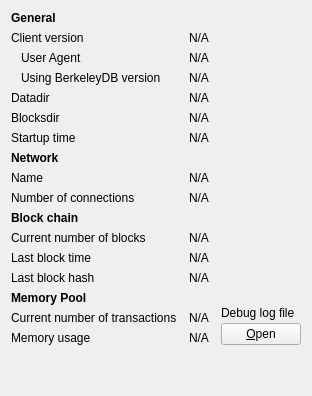
     <widget class="QWidget" name="tab_info">
      <attribute name="title">
       <string>&amp;Information</string>
      </attribute>
      <layout class="QGridLayout" name="gridLayout" columnstretch="0,1,0">
       <property name="horizontalSpacing">
        <number>12</number>
       </property>
       <item row="0" column="0">
        <widget class="QLabel" name="label_9">
         <property name="font">
          <font>
           <weight>75</weight>
           <bold>true</bold>
          </font>
         </property>
         <property name="text">
          <string>General</string>
         </property>
        </widget>
       </item>
       <item row="1" column="0">
        <widget class="QLabel" name="label_6">
         <property name="text">
          <string>Client version</string>
         </property>
        </widget>
       </item>
       <item row="1" column="1" colspan="2">
        <widget class="QLabel" name="clientVersion">
         <property name="cursor">
          <cursorShape>IBeamCursor</cursorShape>
         </property>
         <property name="text">
          <string>N/A</string>
         </property>
         <property name="textFormat">
          <enum>Qt::PlainText</enum>
         </property>
         <property name="textInteractionFlags">
          <set>Qt::LinksAccessibleByMouse|Qt::TextSelectableByKeyboard|Qt::TextSelectableByMouse</set>
         </property>
        </widget>
       </item>
       <item row="2" column="0">
        <widget class="QLabel" name="labelClientUserAgent">
         <property name="text">
          <string>User Agent</string>
         </property>
         <property name="indent">
          <number>10</number>
         </property>
        </widget>
       </item>
       <item row="2" column="1" colspan="2">
        <widget class="QLabel" name="clientUserAgent">
         <property name="cursor">
          <cursorShape>IBeamCursor</cursorShape>
         </property>
         <property name="text">
          <string>N/A</string>
         </property>
         <property name="textFormat">
          <enum>Qt::PlainText</enum>
         </property>
         <property name="textInteractionFlags">
          <set>Qt::LinksAccessibleByMouse|Qt::TextSelectableByKeyboard|Qt::TextSelectableByMouse</set>
         </property>
        </widget>
       </item>
       <item row="3" column="0">
        <widget class="QLabel" name="label_berkeleyDBVersion">
         <property name="text">
          <string>Using BerkeleyDB version</string>
         </property>
         <property name="indent">
          <number>10</number>
         </property>
        </widget>
       </item>
       <item row="3" column="1" colspan="2">
        <widget class="QLabel" name="berkeleyDBVersion">
         <property name="cursor">
          <cursorShape>IBeamCursor</cursorShape>
         </property>
         <property name="text">
          <string>N/A</string>
         </property>
         <property name="textFormat">
          <enum>Qt::PlainText</enum>
         </property>
         <property name="textInteractionFlags">
          <set>Qt::LinksAccessibleByMouse|Qt::TextSelectableByKeyboard|Qt::TextSelectableByMouse</set>
         </property>
        </widget>
       </item>
       <item row="4" column="0">
        <widget class="QLabel" name="label_12">
         <property name="text">
          <string>Datadir</string>
         </property>
        </widget>
       </item>
       <item row="4" column="1" colspan="2">
        <widget class="QLabel" name="dataDir">
         <property name="cursor">
          <cursorShape>IBeamCursor</cursorShape>
         </property>
         <property name="toolTip">
          <string>To specify a non-default location of the data directory use the '%1' option.</string>
         </property>
         <property name="text">
          <string>N/A</string>
         </property>
         <property name="textFormat">
          <enum>Qt::PlainText</enum>
         </property>
         <property name="wordWrap">
          <bool>true</bool>
         </property>
         <property name="textInteractionFlags">
          <set>Qt::LinksAccessibleByMouse|Qt::TextSelectableByKeyboard|Qt::TextSelectableByMouse</set>
         </property>
        </widget>
       </item>
       <item row="5" column="0">
        <widget class="QLabel" name="label_11">
         <property name="text">
          <string>Blocksdir</string>
         </property>
        </widget>
       </item>
       <item row="5" column="1" colspan="2">
        <widget class="QLabel" name="blocksDir">
         <property name="cursor">
          <cursorShape>IBeamCursor</cursorShape>
         </property>
         <property name="toolTip">
          <string>To specify a non-default location of the blocks directory use the '%1' option.</string>
         </property>
         <property name="text">
          <string>N/A</string>
         </property>
         <property name="textFormat">
          <enum>Qt::PlainText</enum>
         </property>
         <property name="wordWrap">
          <bool>true</bool>
         </property>
         <property name="textInteractionFlags">
          <set>Qt::LinksAccessibleByMouse|Qt::TextSelectableByKeyboard|Qt::TextSelectableByMouse</set>
         </property>
        </widget>
       </item>
       <item row="6" column="0">
        <widget class="QLabel" name="label_13">
         <property name="text">
          <string>Startup time</string>
         </property>
        </widget>
       </item>
       <item row="6" column="1" colspan="2">
        <widget class="QLabel" name="startupTime">
         <property name="cursor">
          <cursorShape>IBeamCursor</cursorShape>
         </property>
         <property name="text">
          <string>N/A</string>
         </property>
         <property name="textFormat">
          <enum>Qt::PlainText</enum>
         </property>
         <property name="textInteractionFlags">
          <set>Qt::LinksAccessibleByMouse|Qt::TextSelectableByKeyboard|Qt::TextSelectableByMouse</set>
         </property>
        </widget>
       </item>
       <item row="7" column="0">
        <widget class="QLabel" name="labelNetwork">
         <property name="font">
          <font>
           <weight>75</weight>
           <bold>true</bold>
          </font>
         </property>
         <property name="text">
          <string>Network</string>
         </property>
        </widget>
       </item>
       <item row="8" column="0">
        <widget class="QLabel" name="label_8">
         <property name="text">
          <string>Name</string>
         </property>
        </widget>
       </item>
       <item row="8" column="1" colspan="2">
        <widget class="QLabel" name="networkName">
         <property name="cursor">
          <cursorShape>IBeamCursor</cursorShape>
         </property>
         <property name="text">
          <string>N/A</string>
         </property>
         <property name="textFormat">
          <enum>Qt::PlainText</enum>
         </property>
         <property name="textInteractionFlags">
          <set>Qt::LinksAccessibleByMouse|Qt::TextSelectableByKeyboard|Qt::TextSelectableByMouse</set>
         </property>
        </widget>
       </item>
       <item row="9" column="0">
        <widget class="QLabel" name="label_7">
         <property name="text">
          <string>Number of connections</string>
         </property>
        </widget>
       </item>
       <item row="9" column="1" colspan="2">
        <widget class="QLabel" name="numberOfConnections">
         <property name="cursor">
          <cursorShape>IBeamCursor</cursorShape>
         </property>
         <property name="text">
          <string>N/A</string>
         </property>
         <property name="textFormat">
          <enum>Qt::PlainText</enum>
         </property>
         <property name="textInteractionFlags">
          <set>Qt::LinksAccessibleByMouse|Qt::TextSelectableByKeyboard|Qt::TextSelectableByMouse</set>
         </property>
        </widget>
       </item>
       <item row="10" column="0">
        <widget class="QLabel" name="label_10">
         <property name="font">
          <font>
           <weight>75</weight>
           <bold>true</bold>
          </font>
         </property>
         <property name="text">
          <string>Block chain</string>
         </property>
        </widget>
       </item>
       <item row="11" column="0">
        <widget class="QLabel" name="label_3">
         <property name="text">
          <string>Current number of blocks</string>
         </property>
        </widget>
       </item>
       <item row="11" column="1" colspan="2">
        <widget class="QLabel" name="numberOfBlocks">
         <property name="cursor">
          <cursorShape>IBeamCursor</cursorShape>
         </property>
         <property name="text">
          <string>N/A</string>
         </property>
         <property name="textFormat">
          <enum>Qt::PlainText</enum>
         </property>
         <property name="textInteractionFlags">
          <set>Qt::LinksAccessibleByMouse|Qt::TextSelectableByKeyboard|Qt::TextSelectableByMouse</set>
         </property>
        </widget>
       </item>
       <item row="12" column="0">
        <widget class="QLabel" name="labelLastBlockTime">
         <property name="text">
          <string>Last block time</string>
         </property>
        </widget>
       </item>
       <item row="12" column="1" colspan="2">
        <widget class="QLabel" name="lastBlockTime">
         <property name="cursor">
          <cursorShape>IBeamCursor</cursorShape>
         </property>
         <property name="text">
          <string>N/A</string>
         </property>
         <property name="textFormat">
          <enum>Qt::PlainText</enum>
         </property>
         <property name="textInteractionFlags">
          <set>Qt::LinksAccessibleByMouse|Qt::TextSelectableByKeyboard|Qt::TextSelectableByMouse</set>
         </property>
        </widget>
       </item>
       <item row="13" column="0">
        <widget class="QLabel" name="labelLastBlockHash">
         <property name="text">
          <string>Last block hash</string>
         </property>
        </widget>
       </item>
       <item row="13" column="1" colspan="2">
        <widget class="QLabel" name="lastBlockHash">
         <property name="cursor">
          <cursorShape>IBeamCursor</cursorShape>
         </property>
         <property name="text">
          <string>N/A</string>
         </property>
         <property name="textFormat">
          <enum>Qt::PlainText</enum>
         </property>
         <property name="textInteractionFlags">
          <set>Qt::LinksAccessibleByMouse|Qt::TextSelectableByKeyboard|Qt::TextSelectableByMouse</set>
         </property>
        </widget>
       </item>
       <item row="14" column="0">
        <widget class="QLabel" name="labelMempoolTitle">
         <property name="font">
          <font>
           <weight>75</weight>
           <bold>true</bold>
          </font>
         </property>
         <property name="text">
          <string>Memory Pool</string>
         </property>
        </widget>
       </item>
       <item row="15" column="0">
        <widget class="QLabel" name="labelNumberOfTransactions">
         <property name="text">
          <string>Current number of transactions</string>
         </property>
        </widget>
       </item>
       <item row="15" column="1">
        <widget class="QLabel" name="mempoolNumberTxs">
         <property name="cursor">
          <cursorShape>IBeamCursor</cursorShape>
         </property>
         <property name="text">
          <string>N/A</string>
         </property>
         <property name="textFormat">
          <enum>Qt::PlainText</enum>
         </property>
         <property name="textInteractionFlags">
          <set>Qt::LinksAccessibleByMouse|Qt::TextSelectableByKeyboard|Qt::TextSelectableByMouse</set>
         </property>
        </widget>
       </item>
       <item row="16" column="0">
        <widget class="QLabel" name="labelMemoryUsage">
         <property name="text">
          <string>Memory usage</string>
         </property>
        </widget>
       </item>
       <item row="16" column="1">
        <widget class="QLabel" name="mempoolSize">
         <property name="cursor">
          <cursorShape>IBeamCursor</cursorShape>
         </property>
         <property name="text">
          <string>N/A</string>
         </property>
         <property name="textFormat">
          <enum>Qt::PlainText</enum>
         </property>
         <property name="textInteractionFlags">
          <set>Qt::LinksAccessibleByMouse|Qt::TextSelectableByKeyboard|Qt::TextSelectableByMouse</set>
         </property>
        </widget>
       </item>
       <item row="14" column="2" rowspan="3">
        <layout class="QVBoxLayout" name="verticalLayoutDebugButton">
         <property name="spacing">
          <number>3</number>
         </property>
         <item>
          <spacer name="verticalSpacer_2">
           <property name="orientation">
            <enum>Qt::Vertical</enum>
           </property>
           <property name="sizeHint" stdset="0">
            <size>
             <width>10</width>
             <height>5</height>
            </size>
           </property>
          </spacer>
         </item>
         <item>
          <widget class="QLabel" name="labelDebugLogfile">
           <property name="text">
            <string>Debug log file</string>
           </property>
          </widget>
         </item>
         <item>
          <widget class="QPushButton" name="openDebugLogfileButton">
           <property name="toolTip">
            <string>Open the %1 debug log file from the current data directory. This can take a few seconds for large log files.</string>
           </property>
           <property name="text">
            <string>&amp;Open</string>
           </property>
           <property name="autoDefault">
            <bool>false</bool>
           </property>
          </widget>
         </item>
        </layout>
       </item>
       <item row="17" column="0">
        <spacer name="verticalSpacer">
         <property name="orientation">
          <enum>Qt::Vertical</enum>
         </property>
         <property name="sizeHint" stdset="0">
          <size>
           <width>20</width>
           <height>40</height>
          </size>
         </property>
        </spacer>
       </item>
      </layout>
     </widget>
